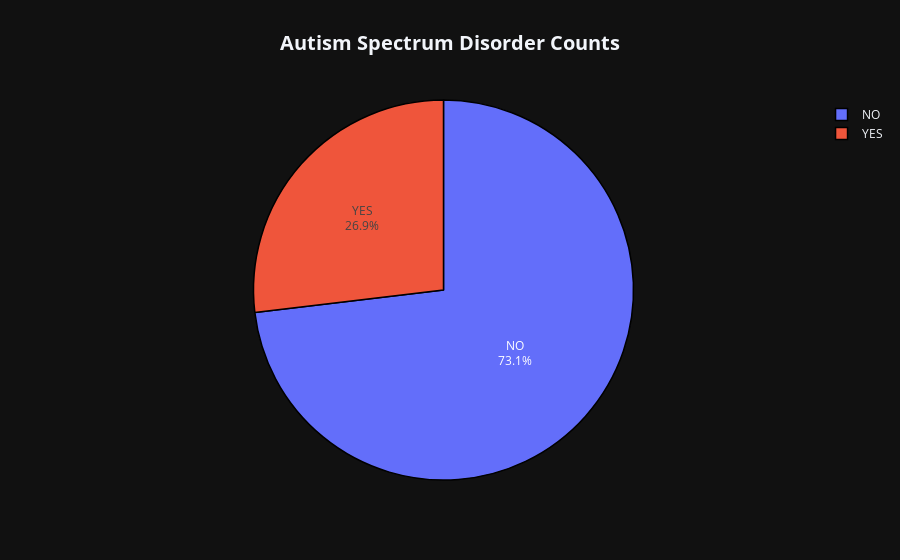

Notebook cell for this chart:
### Code cell
fig = px.pie(df, names = "Class/ASD",
             title = "<b>Autism Spectrum Disorder Counts</b>",
             template = "plotly_dark")

fig.update_traces(textposition='inside',
                  textinfo = 'percent+label',
                  marker = dict(line = dict(color = '#000000', width = 1.5)))

fig.update_layout(title_x = 0.5,
                  title_font = dict(size = 20),
                  uniformtext_minsize = 15)


fig.show()

### Figure 1 — Plotly figure (JSON) as saved in the notebook; plotly's stock layout.template omitted (floating-point values rounded to 4 significant figures; data arrays with more than 128 entries replaced by an {"elided": "..."} marker saying what was removed)
{"data": [{"domain": {"x": [0, 1], "y": [0, 1]}, "hovertemplate": "Class/ASD=%{label}<extra></extra>", "labels": {"elided": "703 str values"}, "legendgroup": "", "marker": {"line": {"color": "#000000", "width": 1.5}}, "name": "", "showlegend": true, "textinfo": "percent+label", "textposition": "inside", "type": "pie"}], "layout": {"legend": {"tracegroupgap": 0}, "title": {"font": {"size": 20}, "text": "<b>Autism Spectrum Disorder Counts</b>", "x": 0.5}, "uniformtext": {"minsize": 15}}}
